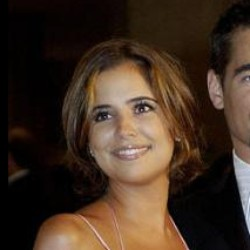
#> input picture Machine Learning Lab/Lab3/datasets/original/face/face_000.jpg, 250 x 250 px; its folder holds only this picture in this run
$ python train.py
#> lines starting #> are read from the running program, lines starting #| are printed output that depends on the picture
import os
import pickle
import numpy as np
from PIL import Image
from feature import NPDFeature
from ensemble import AdaBoostClassifier
from sklearn.tree import DecisionTreeClassifier
from sklearn.model_selection import train_test_split
from sklearn.metrics import classification_report
def processImage(im):
	im = im.convert('L')
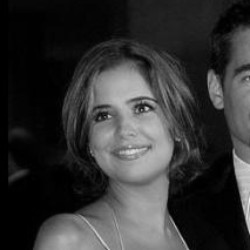
#> im: PIL image 250x250 L; min 0, max 243, mean 52.1
	im = im.resize((24,24))
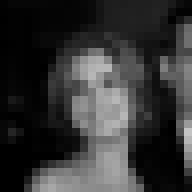
#> im: PIL image 24x24 L (shown 8 times larger); min 0, max 196, mean 52
#> (the run stopped early here; a loop or call above may not have finished)

$ run again, on Machine Learning Lab/Lab3/datasets/original/face/face_018.jpg
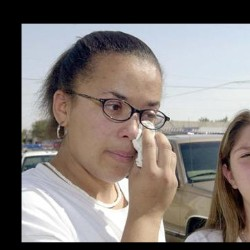
#> input picture Machine Learning Lab/Lab3/datasets/original/face/face_018.jpg, 250 x 250 px
#> in processImage, `im = im.convert('L')`:
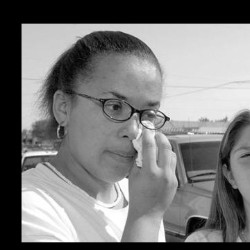
#> im: PIL image 250x250 L; min 0, max 255, mean 122.9
#> in processImage, `im = im.resize((24,24))`:
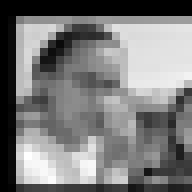
#> im: PIL image 24x24 L (shown 8 times larger); min 0, max 255, mean 123.4

$ run again, on Machine Learning Lab/Lab3/datasets/original/face/face_022.jpg
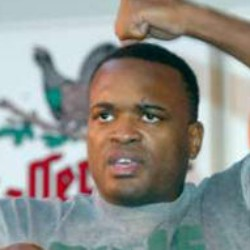
#> input picture Machine Learning Lab/Lab3/datasets/original/face/face_022.jpg, 250 x 250 px
#> in processImage, `im = im.convert('L')`:
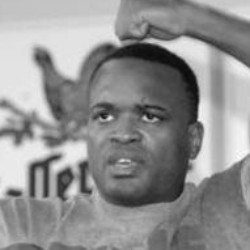
#> im: PIL image 250x250 L; min 10, max 250, mean 144.4
#> in processImage, `im = im.resize((24,24))`:
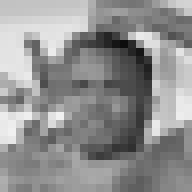
#> im: PIL image 24x24 L (shown 8 times larger); min 13, max 241, mean 144.5

$ run again, on Machine Learning Lab/Lab3/datasets/original/face/face_031.jpg
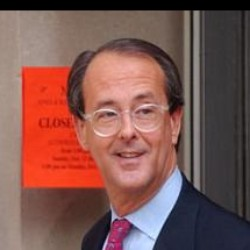
#> input picture Machine Learning Lab/Lab3/datasets/original/face/face_031.jpg, 250 x 250 px
#> in processImage, `im = im.convert('L')`:
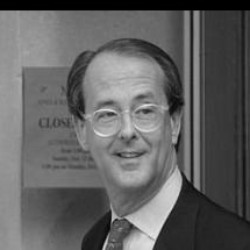
#> im: PIL image 250x250 L; min 0, max 234, mean 97.5
#> in processImage, `im = im.resize((24,24))`:
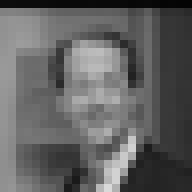
#> im: PIL image 24x24 L (shown 8 times larger); min 4, max 217, mean 97.5

$ run again, on Machine Learning Lab/Lab3/datasets/original/face/face_002.jpg
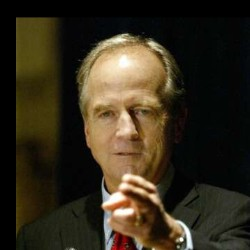
#> input picture Machine Learning Lab/Lab3/datasets/original/face/face_002.jpg, 250 x 250 px
#> in processImage, `im = im.convert('L')`:
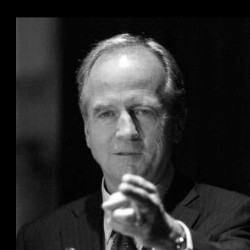
#> im: PIL image 250x250 L; min 0, max 255, mean 45.7
#> in processImage, `im = im.resize((24,24))`:
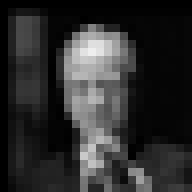
#> im: PIL image 24x24 L (shown 8 times larger); min 0, max 238, mean 45.8
